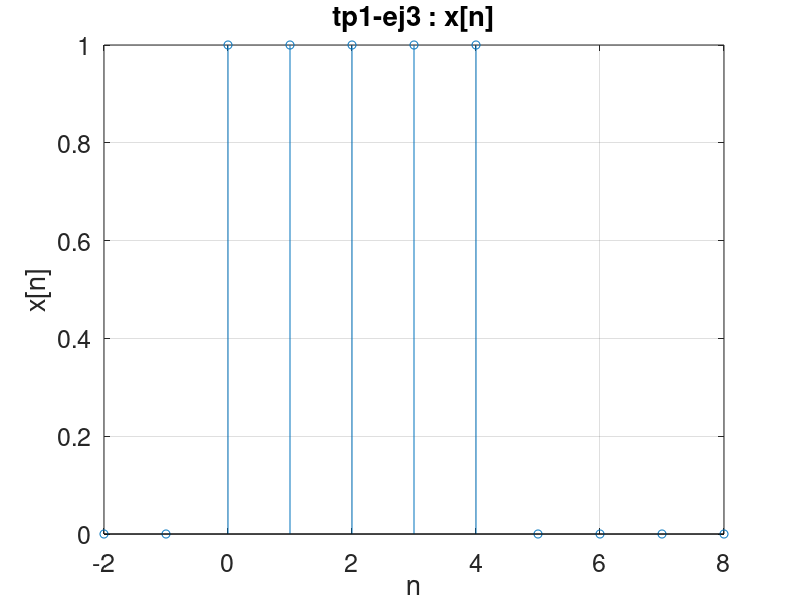
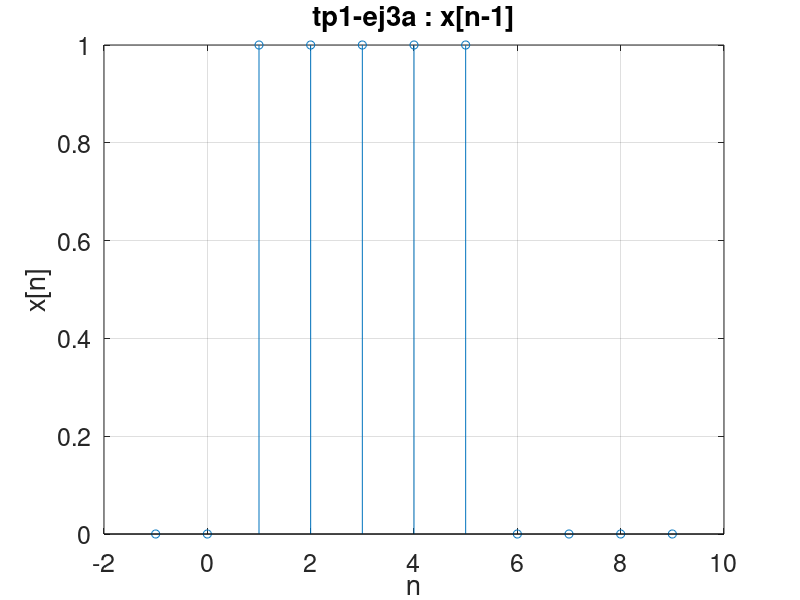
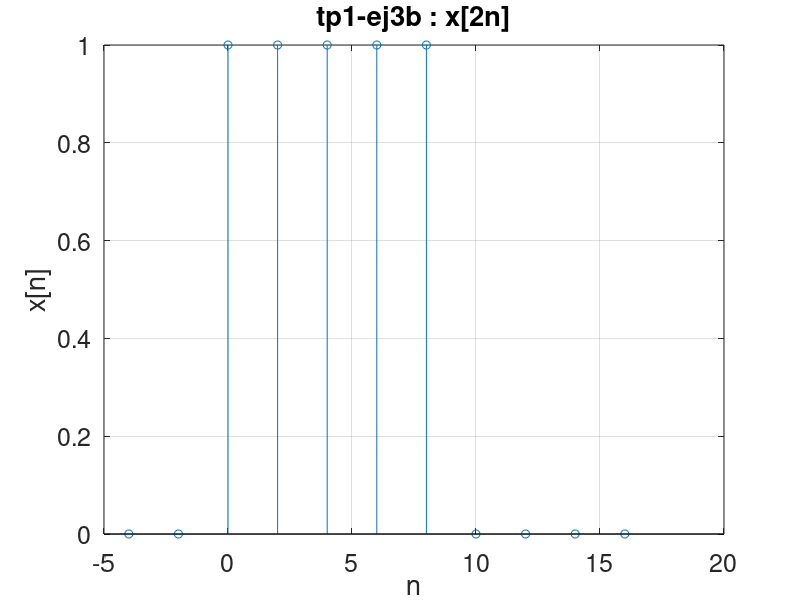
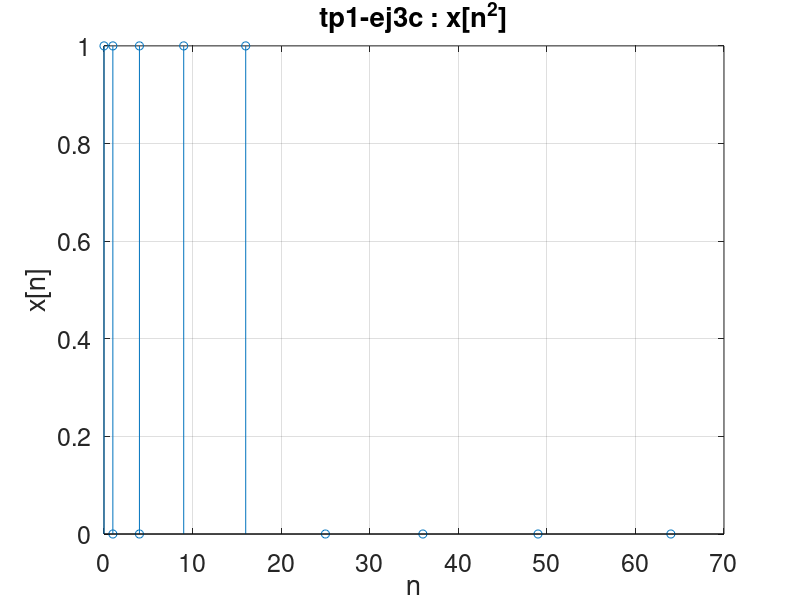

Write MATLAB code to recreate these figures, in order.
% defincion de la senal VID
% x[n] = 1 si -1 <= n <= 4; 0 cc

% tp1-ej3
n = -2:8;
x_n = zeros(size(n));
signal = (n >= 0 & n <= 4);
x_n(signal) = 1;

% graficamos
figure;
stem(n, x_n);
xlabel('n');
ylabel('x[n]');
title('tp1-ej3 : x[n]');
grid on;
set(gca, 'FontSize', 18);

% tp1-ej3a
n = -2:8;
x_n = zeros(size(n));
signal = (n >= 0 & n <= 4);
x_n(signal) = 1;
n = n + 1;

% graficamos
figure;
stem(n, x_n);
xlabel('n');
ylabel('x[n]');
title('tp1-ej3a : x[n-1]');
grid on;
set(gca, 'FontSize', 18);

% tp1-ej3b
n = -2:8;
x_n = zeros(size(n));
signal = (n >= 0 & n <= 4);
x_n(signal) = 1;
m = 2*n

% graficamos
figure;
stem(m, x_n);
xlabel('n');
ylabel('x[n]');
title('tp1-ej3b : x[2n]');
grid on;
set(gca, 'FontSize', 18);

% tp1-ej3c
n = -2:8;
x_n = zeros(size(n));
signal = (n >= 0 & n <= 4);
x_n(signal) = 1;
m = n.^2

% graficamos
figure;
stem(m, x_n);
xlabel('n');
ylabel('x[n]');
title('tp1-ej3c : x[n^2]');
grid on;
set(gca, 'FontSize', 18);

% tp1-ej3d
n = -2:8;
x_n = zeros(size(n));
signal = (n >= 0 & n <= 4);
x_n(signal) = 1;
m = -n - 3;

% graficamos
figure;
stem(m, x_n);
xlabel('n');
ylabel('x[n]');
title('tp1-ej3d : x[-n-3]');
grid on;
set(gca, 'FontSize', 18);

% tp1-ej3e
n = -2:8;
x_n = zeros(size(n));
signal = (n >= 0 & n <= 4);
x_n(signal) = 1;

% Impar{x[n]}
x_odd = (x_n - fliplr(x_n)) / 2;

% graficamos
figure;
stem(n, x_odd);
xlabel('n');
ylabel('Impar\{x[n]\}');
title('tp1-ej3e : Impar\{x[n]\}');
grid on;
set(gca, 'FontSize', 18);

% tp1-ej3f
n = -2:8;
x_n = zeros(size(n));
signal = (n >= 0 & n <= 4);
x_n(signal) = 1;

% Par{x[n]}
x_even = (x_n + fliplr(x_n)) / 2;

% graficamos
figure;
stem(n, x_even);
xlabel('n');
ylabel('Par\{x[n]\}');
title('tp1-ej3e : Par\{x[n]\}');
grid on;
set(gca, 'FontSize', 18);

% combinados
% tp1-ej3e
n = -2:8;
x_n = zeros(size(n));
signal = (n >= 0 & n <= 4);
x_n(signal) = 1;

% Impar{x[n]}
x_odd = (x_n - fliplr(x_n)) / 2;

% Par{x[n]}
x_even = (x_n + fliplr(x_n)) / 2;

% en la misma figura
figure;
hold on;

stem(n, x_odd);
xlabel('n');
ylabel('Impar\{x[n]\}');

stem(n, x_even);
ylabel('Par\{x[n]\}');

grid on;
set(gca, 'FontSize', 18);

hold off;
